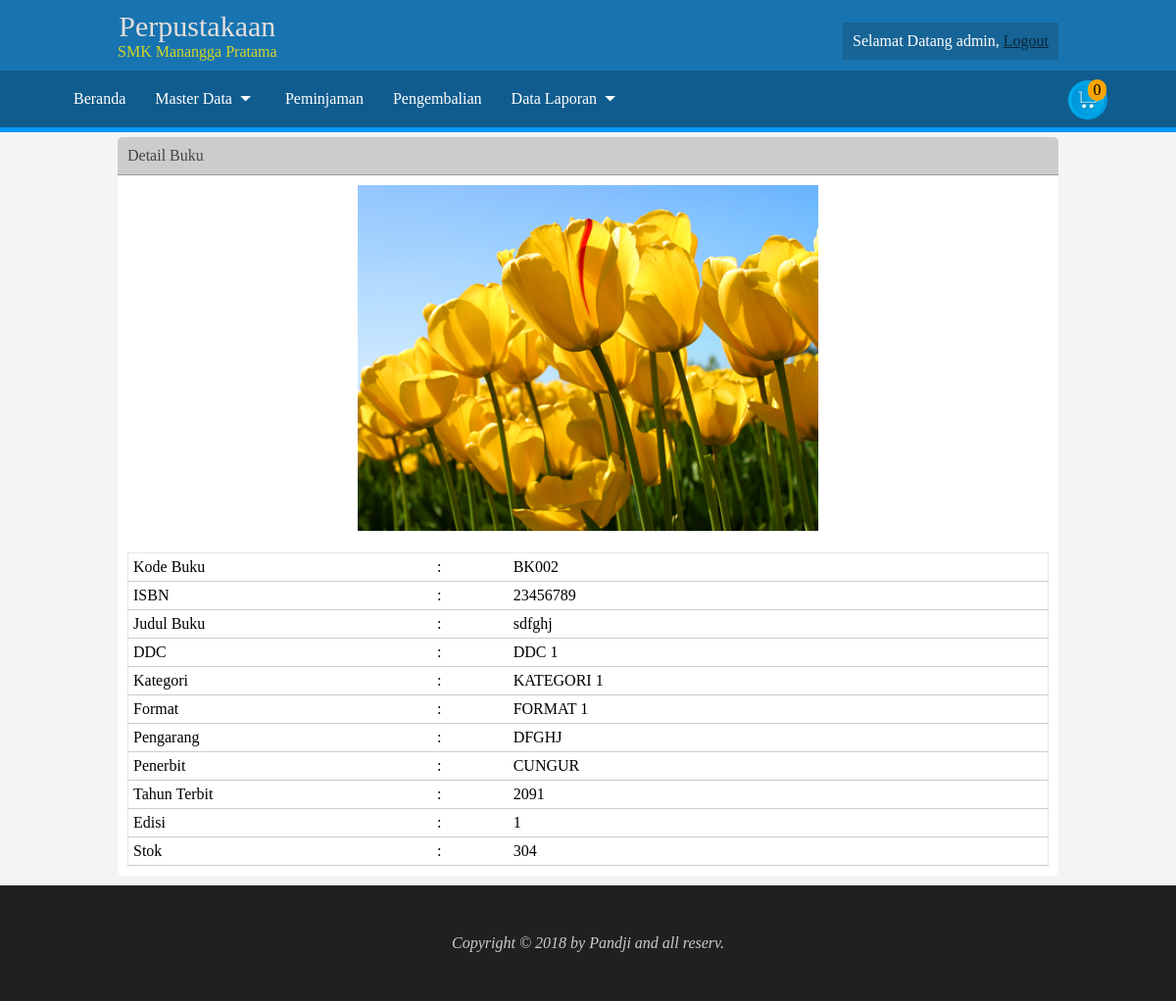
/admin/detail_buku.php?kode=BK002 (signed in), run on the app's committed database.
### tables this page shows
CREATE TABLE `tb_buku` (
  `kode_buku` varchar(35) NOT NULL,
  `isbn` varchar(100) NOT NULL,
  `judul_buku` varchar(100) NOT NULL,
  `ddc` varchar(35) NOT NULL,
  `kategori` varchar(35) NOT NULL,
  `format` varchar(35) NOT NULL,
  `pengarang` varchar(50) NOT NULL,
  `penerbit` varchar(35) NOT NULL,
  `tahun_terbit` varchar(5) NOT NULL,
  `edisi` varchar(10) NOT NULL,
  `stok` int(11) NOT NULL,
  `cover` varchar(50) NOT NULL,
  `view` int(11) NOT NULL,
  `tanggal_masuk` date NOT NULL
);

### admin/detail_buku.php (the view, shortened to what this page needs)
<?php
	include 'header.php';
?>
	<div class="induk3">
		<div class="content1">
			<div class="judul">
				Detail Buku
			</div>
			<?php
				$kode = $_GET['kode'];
				$sql_buku = mysql_query("select * from tb_buku where kode_buku = '$kode'");
				$v_buku = mysql_fetch_array($sql_buku) or die(mysql_error());
			?>
			<div class="isi-konten">
				<center>
					<div class="cover">
						<img src="img/cover_buku/<?php echo $v_buku['cover'] ?>" width="100%">
					</div>
				</center>
				<br>
				<table>
					<tr>
						<td width="300px;">Kode Buku</td>
						<td>:</td>
						<td><?php echo $v_buku['kode_buku']; ?></td>
					</tr>
					<tr>
						<td>ISBN</td>
						<td>:</td>
						<td><?php echo $v_buku['isbn']; ?></td>
					</tr>
					<tr>
						<td>Judul Buku</td>
						<td>:</td>
						<td><?php echo $v_buku['judul_buku']; ?></td>
					</tr>
					<tr>
						<td>DDC</td>
						<td>:</td>
						<td><?php echo $v_buku['ddc']; ?></td>
					</tr>
					<tr>
						<td>Kategori</td>
						<td>:</td>
						<td><?php echo $v_buku['kategori']; ?></td>
					</tr>
					<tr>
						<td>Format</td>
						<td>:</td>
						<td><?php echo $v_buku['format']; ?></td>
					</tr>
					<tr>
						<td>Pengarang</td>
						<td>:</td>
						<td><?php echo $v_buku['pengarang']; ?></td>
					</tr>
					<tr>
						<td>Penerbit</td>
						<td>:</td>
						<td><?php echo $v_buku['penerbit']; ?></td>
					</tr>
					<tr>
						<td>Tahun Terbit</td>
						<td>:</td>
						<td><?php echo $v_buku['tahun_terbit']; ?></td>
					</tr>
					<tr>
						<td>Edisi</td>
						<td>:</td>
						<td><?php echo $v_buku['edisi']; ?></td>
					</tr>
					<tr>
						<td>Stok</td>
						<td>:</td>
						<td><?php echo $v_buku['stok']; ?></td>
					</tr>
				</table>
			</div>
		</div>
	</div>
<?php
	include 'footer.php';
?>

### admin/header.php (shortened to what this page needs)
<!DOCTYPE html>
<html>
<head>
	<link rel="stylesheet" type="text/css" href="css/style.css">
</head>
<body>
	<div class="induk1">
		<div class="content1">
			<div class="logo">
				<div class="si">
					Perpustakaan
				</div>
				<div class="perpus">
					SMK Manangga Pratama
				</div>
			</div>
			<div class="user">
				<?php
					$du = mysql_fetch_array(mysql_query("SELECT * FROM tb_admin where username = '$_SESSION[username]'"));
				?>
				Selamat Datang <?php echo $du['username']; ?>, <a href="logout.php" style="color: #07273c;">Logout</a>
			</div>
		</div>
	</div>
	<div class="induk2">
		<div class="menu">
			<ul>
				<a href="index.php"><li>Beranda</li></a>
				<a href="#"><li>Master Data <img src="img/dropdown.png" width="20px;">
				</li></a>
				<a href="peminjaman.php"><li>
				Peminjaman</li></a>
				<a href="pengembalian.php"><li>Pengembalian</li></a>
				<a href="#"><li>Data Laporan <img src="img/dropdown.png" width="20px;">
					</li></a>
			</ul>
			<div class="chart" style="float: right; padding: 10px;">
				<a href="keranjang.php" title="Chart"><img src="img/download.png" width="40px"></a>
				<div class="jumlah_peminjaman" style=" width : 15px; border-radius: 100px; ;padding: 2px; position: absolute; text-align: center; margin-top: -45px; margin-left: 20px; background: orange">
					<?php
						$sql_keranjang = mysql_query("SELECT * FROM tb_keranjang");
						$row = mysql_num_rows($sql_keranjang);
						echo $row;
					?>
				</div>
			</div>
		</div>
	</div>

### admin/css/style.css (style rules this page uses)
* { margin: 0; padding: 0; }
body { background: #f4f4f4; }
.induk1 { background: #1874b1; width: 100%; }
.induk1 .content1 { padding: 10px; width: 80%; margin: 0 auto; }
.logo { color: #d3d625; text-align: center; display: inline-block; float: left; }
.logo .si { font-size: 30px; font-family: andalus; color: #e4dedb; }
.user { float: right; padding: 10px; background: #16415f52; color: #fff; margin-top: 13px; }
.induk2 { background: #105c8e; border-bottom: 5px solid #09f; }
.induk2 .menu { width: 1080px; margin: 0 auto; }
.induk2 .menu ul { list-style: none; margin: 0; }
.menu ul a { color: #fff; text-decoration: none; font-family: Adobe Kaiti Std R; }
.menu ul li { float: left; padding: 20px 15px; }
.menu ul li img { top: 1px; }
.induk3 { margin-bottom: 10px; }
.induk3 .content1 { width: 80%; background: #fff; margin: 0 auto; margin-top: 5px; border-radius: 5px; }
.induk3 .content1 .judul { padding: 10px; background: #ccc; border-radius: 5px 5px 0 0; border-bottom: 1px solid #999; color: #444 }
.isi-konten { padding: 10px; }
.isi-konten table { width: 100%; border-collapse: collapse; border: 1px solid #e8e6e6; border-radius: 5px; }
.isi-konten table td { text-align: left; padding: 5px; }
tr { border-bottom: 1px solid #ccc; }
.cover { width: 50%; }

### data on the page
tb_buku: cover (picture), kode_buku "BK002", isbn "23456789", judul_buku "sdfghj", ddc "DDC 1", kategori "KATEGORI 1", format "FORMAT 1", pengarang "DFGHJ", penerbit "CUNGUR", tahun_terbit "2091", edisi "1", stok "304"

### other printed values
$du['username'] "admin"
$row "0"
